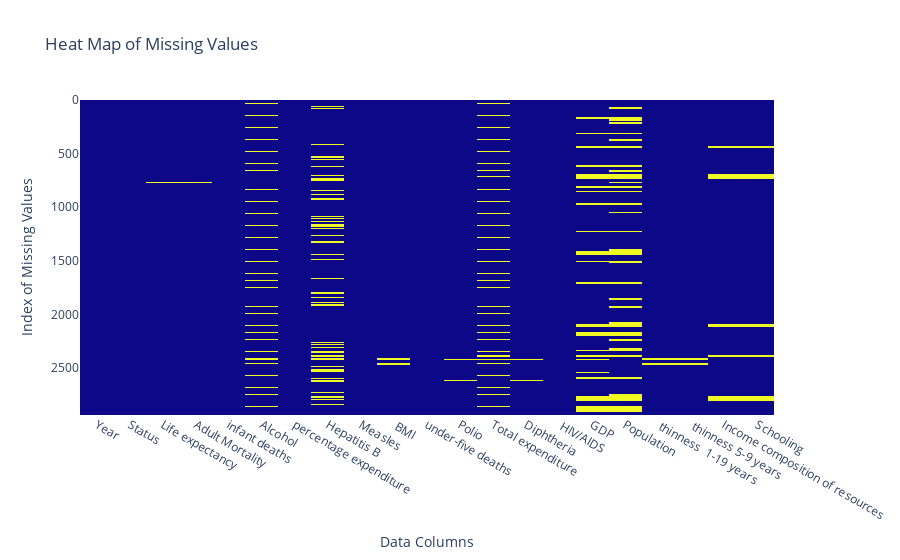

The notebook cell saved with this chart:
### Markdown cell above
**Q2c (4 points).** Make a heatmap of the missing values using plotly (https://plotly.com/python-api-reference/generated/plotly.express.imshow.html). Make sure to add labels for the x and y axis.

### Code cell
import plotly.express as px

# graph the heatmap
fig = px.imshow(missing_data, aspect= 'auto', title= 'Heat Map of Missing Values', text_auto= True)

# label the axes appropriately
fig.update_xaxes(title = 'Data Columns')
fig.update_yaxes(title = "Index of Missing Values")

# hide the color axes (given to you below)
fig.update_coloraxes(showscale=False)

# show the graph
fig

### Figure 1 — Plotly figure (JSON) as saved in the notebook; plotly's stock layout.template omitted (floating-point values rounded to 4 significant figures; data arrays with more than 128 entries replaced by an {"elided": "..."} marker saying what was removed)
{"data": [{"coloraxis": "coloraxis", "hovertemplate": "x: %{x}<br>y: %{y}<br>color: %{z}<extra></extra>", "name": "0", "texttemplate": "%{z}", "type": "heatmap", "x": ["Year", "Status", "Life expectancy", "Adult Mortality", "infant deaths", "Alcohol", "percentage expenditure", "Hepatitis B", "Measles ", " BMI ", "under-five deaths ", "Polio", "Total expenditure", "Diphtheria ", " HIV/AIDS", "GDP", "Population", " thinness  1-19 years", " thinness 5-9 years", "Income composition of resources", "Schooling"], "xaxis": "x", "y": {"elided": "2938 int values"}, "yaxis": "y", "z": {"elided": "2938x21 int values"}}], "layout": {"coloraxis": {"colorscale": [[0, "#0d0887"], [0.1111, "#46039f"], [0.2222, "#7201a8"], [0.3333, "#9c179e"], [0.4444, "#bd3786"], [0.5556, "#d8576b"], [0.6667, "#ed7953"], [0.7778, "#fb9f3a"], [0.8889, "#fdca26"], [1, "#f0f921"]], "showscale": false}, "title": {"text": "Heat Map of Missing Values"}, "xaxis": {"anchor": "y", "domain": [0, 1], "title": {"text": "Data Columns"}}, "yaxis": {"anchor": "x", "autorange": "reversed", "domain": [0, 1], "title": {"text": "Index of Missing Values"}}}}
